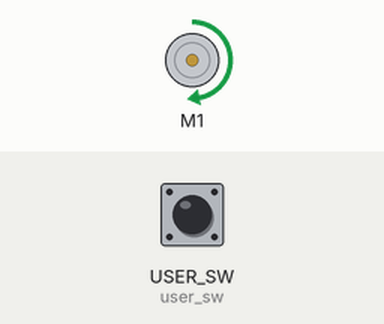
Recording of a program running on a simulated CircuitPython board. On the bench: DC motor (green arrow = forward, orange = backward, longer = faster). The test bench sets the inputs (shaded band); at power-on: USER_SW (user_sw) HIGH.

Above: at 0.5 s.
At 2.5 s:
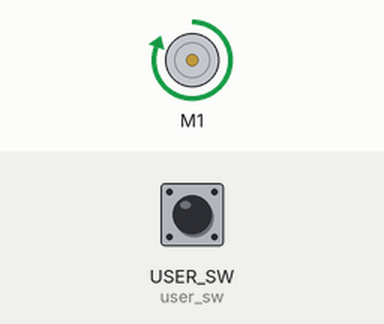
At 4.5 s:
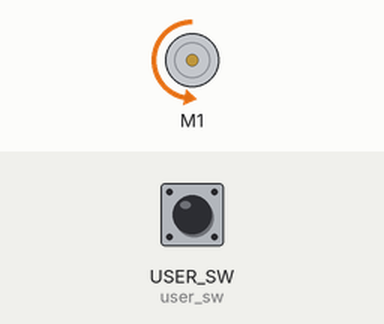
At 9.5 s:
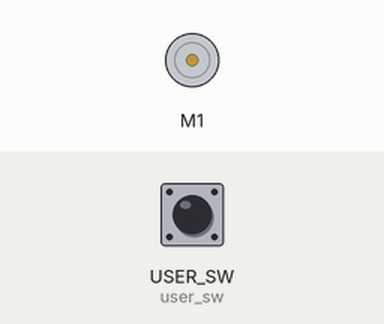
Timing chart, 0 to 10.4 s (numbered marks = the images above):
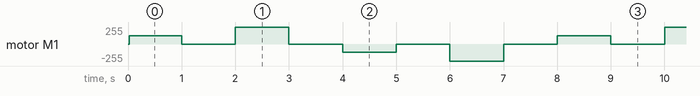

The program:

single_motor.py
```python
# (licence header left out)
import time
import board
import pwmio
import digitalio
from adafruit_motor import motor

# Pins of the motor to drive
MOTOR_P = board.MOTOR_A_P
MOTOR_N = board.MOTOR_A_N

# Motor constants
FREQUENCY = 25000               # Chose a frequency above human hearing
DECAY_MODE = motor.SLOW_DECAY   # The decay mode affects how the motor
                                # responds, with SLOW_DECAY having improved spin
                                # threshold and speed-to-throttle linearity

# Create a digitalinout object for the user switch
user_sw = digitalio.DigitalInOut(board.USER_SW)
user_sw.direction = digitalio.Direction.INPUT
user_sw.pull = digitalio.Pull.UP

# Create the pwm and motor objects
pwm_p = pwmio.PWMOut(MOTOR_P, frequency=FREQUENCY)
pwm_n = pwmio.PWMOut(MOTOR_N, frequency=FREQUENCY)
mot = motor.DCMotor(pwm_p, pwm_n)

# Set the motor decay modes (if unset the default will be FAST_DECAY)
mot.decay_mode = DECAY_MODE


def button_pressed():
    return not user_sw.value


# Run the motor sequence
while True:
    # Forward slow
    mot.throttle = 0.5
    time.sleep(1)
    if button_pressed():  # Exit if button is pressed
        break

    # Stop
    mot.throttle = 0
    time.sleep(1)
    if button_pressed():  # Exit if button is pressed
        break

    # Forward fast
    mot.throttle = 1.0
    time.sleep(1)
    if button_pressed():  # Exit if button is pressed
        break

    # Spin freely
    mot.throttle = None
    time.sleep(1)
    if button_pressed():  # Exit if button is pressed
        break

    # Backwards slow
    mot.throttle = -0.5
    time.sleep(1)
    if button_pressed():  # Exit if button is pressed
        break

    # Stop
    mot.throttle = 0
    time.sleep(1)
    if button_pressed():  # Exit if button is pressed
        break

    # Backwards fast
    mot.throttle = -1.0
    time.sleep(1)
    if button_pressed():  # Exit if button is pressed
        break

    # Spin freely
    mot.throttle = None
    time.sleep(1)
    if button_pressed():  # Exit if button is pressed
        break
```

Measured:
- by itself, motor M1: repeats every 8.0 s: stopped 1.0 s, forward 255/255 1.0 s, stopped 1.0 s, backward 127/255 1.0 s, stopped 1.0 s, backward 255/255 1.0 s, stopped 1.0 s, forward 127/255 1.0 s
